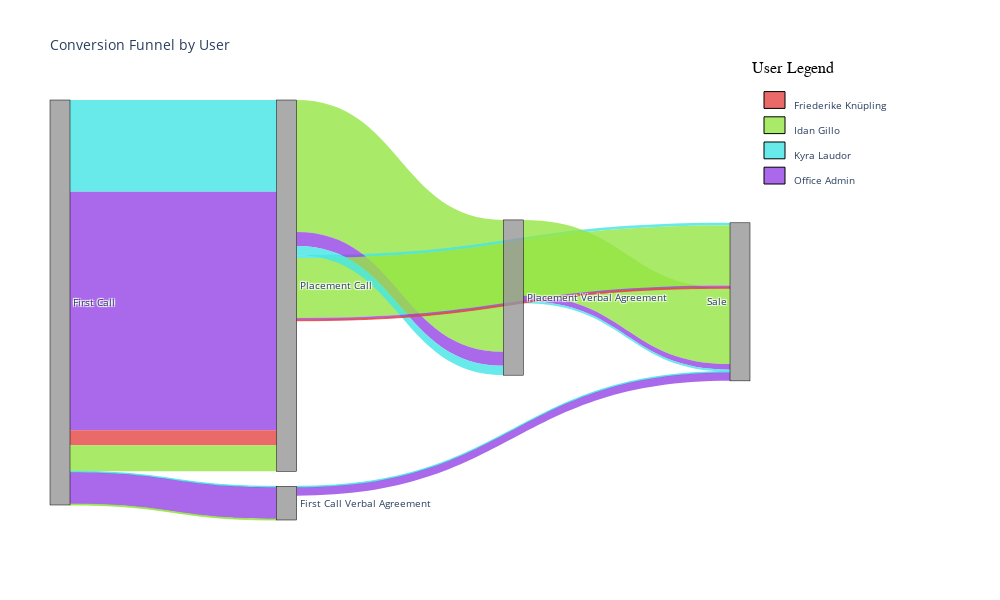

Notebook code for this chart:
### Code cell
conversion_to_label = {
    "First call": "First Call scheduled",
    "Verbal agreement after first call": "First Call Verbal Agreement",
    "Placement scheduled": "Placement scheduled",
    "Verbal agreement after placement call": "Placement Verbal Agreement",
    "Sale": "Sale",
}

labels = [
    "First Call",
    "First Call Verbal Agreement",
    "Placement Call",
    "Placement Verbal Agreement",
    "Sale",
]

# Define allowed transitions in the funnel
transitions = [
    ("First Call", "First Call Verbal Agreement"),
    ("First Call", "Placement Call"),
    ("First Call Verbal Agreement", "Sale"),
    ("Placement Call", "Placement Verbal Agreement"),
    ("Placement Call", "Sale"),
    ("Placement Verbal Agreement", "Sale"),
]

# Dynamically create sources and targets arrays
sources = []
targets = []
for source_label, target_label in transitions:
    sources.append(labels.index(source_label))
    targets.append(labels.index(target_label))


def get_index(from_conversion, to_conversion):
    """Get the index in the values array for a specific transition between stages"""
    try:
        from_idx = labels.index(from_conversion)
        to_idx = labels.index(to_conversion)

        for idx, (src, tgt) in enumerate(zip(sources, targets)):
            if src == from_idx and tgt == to_idx:
                return idx

        return -1  # Return -1 if not found
    except ValueError:
        return -1  # Return -1 if label not found


def compute_sankey(group):
    # Create a list to store individual links
    links = []  # Each link will be a tuple of (source, target, value, user)

    conversions = group.conversion.values
    if "First call" not in conversions:
        return links

    # Process each transition based on the user who handled it
    if "Verbal agreement after first call" in conversions:
        # Get the specific user who handled this conversion
        user = group.user.loc[
            group.conversion == "Verbal agreement after first call"
        ].iloc[0]
        source_idx = labels.index("First Call")
        target_idx = labels.index("First Call Verbal Agreement")
        links.append((source_idx, target_idx, 1, user))

        if "closedwon" in group.dealstage.values:
            source_idx = labels.index("First Call Verbal Agreement")
            target_idx = labels.index("Sale")
            links.append((source_idx, target_idx, 1, user))

    if "Placement scheduled" in conversions:
        # Get the user who scheduled the first call
        fc_user = group.user.loc[group.conversion == "First call"].iloc[0]
        source_idx = labels.index("First Call")
        target_idx = labels.index("Placement Call")
        links.append((source_idx, target_idx, 1, fc_user))

        # Get the user who scheduled the placement
        if any(group.conversion == "Placement scheduled"):
            placement_user = group.user.loc[
                group.conversion == "Placement scheduled"
            ].iloc[0]

            if "true" in group.verbal_agreement.values:
                source_idx = labels.index("Placement Call")
                target_idx = labels.index("Placement Verbal Agreement")
                links.append((source_idx, target_idx, 1, placement_user))

                if "closedwon" in group.dealstage.values:
                    source_idx = labels.index("Placement Verbal Agreement")
                    target_idx = labels.index("Sale")
                    links.append((source_idx, target_idx, 1, placement_user))

            elif "closedwon" in group.dealstage.values:
                source_idx = labels.index("Placement Call")
                target_idx = labels.index("Sale")
                links.append((source_idx, target_idx, 1, placement_user))

    return links


# Process data to get individual links
all_links = []
for email, group_data in funnel_data.groupby("contact_email"):
    links = compute_sankey(
        group_data[["conversion", "dealstage", "verbal_agreement", "user"]]
    )
    all_links.extend(links)


# Create a dynamic color palette for users
def generate_color_palette(users):
    """Generate a color palette for users with consistent colors"""
    import colorsys
    import numpy as np

    # Get unique users
    unique_users = sorted(list(set(users)))
    n = len(unique_users)

    # Generate colors using HSV color space to ensure they're visually distinct
    colors = {}
    for i, user in enumerate(unique_users):
        # Generate evenly spaced hues
        hue = i / n
        # Use high saturation and value for vibrant colors
        saturation = 0.7
        value = 0.9

        # Convert HSV to RGB
        r, g, b = colorsys.hsv_to_rgb(hue, saturation, value)

        # Convert to rgba string with opacity
        colors[user] = f"rgba({int(r * 255)}, {int(g * 255)}, {int(b * 255)}, 0.8)"

    return colors


# Extract all users from links
all_users = [link[3] for link in all_links]
user_colors = generate_color_palette(all_users)

# Group links by source, target, and user
from collections import defaultdict

link_dict = defaultdict(int)
for source, target, value, user in all_links:
    link_dict[(source, target, user)] += value

# Prepare data for Sankey diagram
sources = []
targets = []
values = []
colors = []
user_labels = []

for (source, target, user), value in link_dict.items():
    sources.append(source)
    targets.append(target)
    values.append(value)
    colors.append(user_colors[user])
    user_labels.append(user)

# Apply the same color scheme to nodes (based on position in funnel)
node_colors = [f"rgba(150, 150, 150, 0.8)"] * len(labels)  # Neutral color for nodes

# Create the Sankey diagram
fig = go.Figure(
    data=[
        go.Sankey(
            node=dict(
                pad=15,
                thickness=20,
                line=dict(color="black", width=0.5),
                label=labels,
                color=node_colors,
            ),
            link=dict(
                source=sources,
                target=targets,
                value=values,
                label=user_labels,  # Show user name on hover
                color=colors,  # Color by user
            ),
        )
    ]
)

# Create a custom legend for user colors
legend_y_start = 1.0
legend_items = []

# Add title and descriptions
fig.update_layout(
    title_text="Conversion Funnel by User",
    font_size=10,
    height=600,
    width=1000,
    margin=dict(t=100, l=50, r=250),  # Extra right margin for legend
)

# Add a custom legend using annotations
for i, (user, color) in enumerate(sorted(user_colors.items())):
    y_pos = legend_y_start - (i * 0.06)

    # Add colored rectangle
    fig.add_shape(
        type="rect",
        xref="paper",
        yref="paper",
        x0=1.02,
        y0=y_pos - 0.02,
        x1=1.05,
        y1=y_pos + 0.02,
        fillcolor=color,
        line=dict(color="black", width=1),
    )

    # Add user name
    fig.add_annotation(
        xref="paper",
        yref="paper",
        x=1.06,
        y=y_pos + 0.01,
        text=user,
        showarrow=False,
        xanchor="left",
    )

# Add legend title
fig.add_annotation(
    xref="paper",
    yref="paper",
    x=1,
    y=legend_y_start + 0.1,
    text="User Legend",
    showarrow=False,
    xanchor="left",
    font=dict(size=16, color="black", family="Arial"),
)

fig.show()

### Figure 1 — Plotly figure (JSON) as saved in the notebook; plotly's stock layout.template omitted (floating-point values rounded to 4 significant figures)
{"data": [{"link": {"color": ["rgba(68, 229, 229, 0.8)", "rgba(149, 68, 229, 0.8)", "rgba(149, 229, 68, 0.8)", "rgba(229, 68, 68, 0.8)", "rgba(68, 229, 229, 0.8)", "rgba(149, 229, 68, 0.8)", "rgba(149, 229, 68, 0.8)", "rgba(149, 68, 229, 0.8)", "rgba(149, 229, 68, 0.8)", "rgba(68, 229, 229, 0.8)", "rgba(68, 229, 229, 0.8)", "rgba(149, 68, 229, 0.8)", "rgba(149, 68, 229, 0.8)", "rgba(149, 68, 229, 0.8)", "rgba(68, 229, 229, 0.8)", "rgba(68, 229, 229, 0.8)", "rgba(149, 68, 229, 0.8)", "rgba(229, 68, 68, 0.8)", "rgba(149, 229, 68, 0.8)"], "label": ["Kyra Laudor", "Office Admin", "Idan Gillo", "Friederike Knüpling", "Kyra Laudor", "Idan Gillo", "Idan Gillo", "Office Admin", "Idan Gillo", "Kyra Laudor", "Kyra Laudor", "Office Admin", "Office Admin", "Office Admin", "Kyra Laudor", "Kyra Laudor", "Office Admin", "Friederike Knüpling", "Idan Gillo"], "source": [0, 0, 2, 0, 2, 0, 3, 2, 2, 0, 1, 0, 1, 3, 2, 3, 2, 2, 0], "target": [2, 2, 3, 2, 4, 2, 4, 3, 4, 1, 4, 1, 4, 4, 3, 4, 4, 4, 1], "value": [98, 255, 141, 16, 3, 28, 81, 15, 64, 1, 1, 34, 9, 6, 10, 2, 2, 1, 1]}, "node": {"color": ["rgba(150, 150, 150, 0.8)", "rgba(150, 150, 150, 0.8)", "rgba(150, 150, 150, 0.8)", "rgba(150, 150, 150, 0.8)", "rgba(150, 150, 150, 0.8)"], "label": ["First Call", "First Call Verbal Agreement", "Placement Call", "Placement Verbal Agreement", "Sale"], "line": {"color": "black", "width": 0.5}, "pad": 15, "thickness": 20}, "type": "sankey"}], "layout": {"annotations": [{"showarrow": false, "text": "Friederike Knüpling", "x": 1.06, "xanchor": "left", "xref": "paper", "y": 1.01, "yref": "paper"}, {"showarrow": false, "text": "Idan Gillo", "x": 1.06, "xanchor": "left", "xref": "paper", "y": 0.95, "yref": "paper"}, {"showarrow": false, "text": "Kyra Laudor", "x": 1.06, "xanchor": "left", "xref": "paper", "y": 0.89, "yref": "paper"}, {"showarrow": false, "text": "Office Admin", "x": 1.06, "xanchor": "left", "xref": "paper", "y": 0.83, "yref": "paper"}, {"font": {"color": "black", "family": "Arial", "size": 16}, "showarrow": false, "text": "User Legend", "x": 1, "xanchor": "left", "xref": "paper", "y": 1.1, "yref": "paper"}], "font": {"size": 10}, "height": 600, "margin": {"l": 50, "r": 250, "t": 100}, "shapes": [{"fillcolor": "rgba(229, 68, 68, 0.8)", "line": {"color": "black", "width": 1}, "type": "rect", "x0": 1.02, "x1": 1.05, "xref": "paper", "y0": 0.98, "y1": 1.02, "yref": "paper"}, {"fillcolor": "rgba(149, 229, 68, 0.8)", "line": {"color": "black", "width": 1}, "type": "rect", "x0": 1.02, "x1": 1.05, "xref": "paper", "y0": 0.92, "y1": 0.96, "yref": "paper"}, {"fillcolor": "rgba(68, 229, 229, 0.8)", "line": {"color": "black", "width": 1}, "type": "rect", "x0": 1.02, "x1": 1.05, "xref": "paper", "y0": 0.86, "y1": 0.9, "yref": "paper"}, {"fillcolor": "rgba(149, 68, 229, 0.8)", "line": {"color": "black", "width": 1}, "type": "rect", "x0": 1.02, "x1": 1.05, "xref": "paper", "y0": 0.8, "y1": 0.84, "yref": "paper"}], "title": {"text": "Conversion Funnel by User"}, "width": 1000}}
